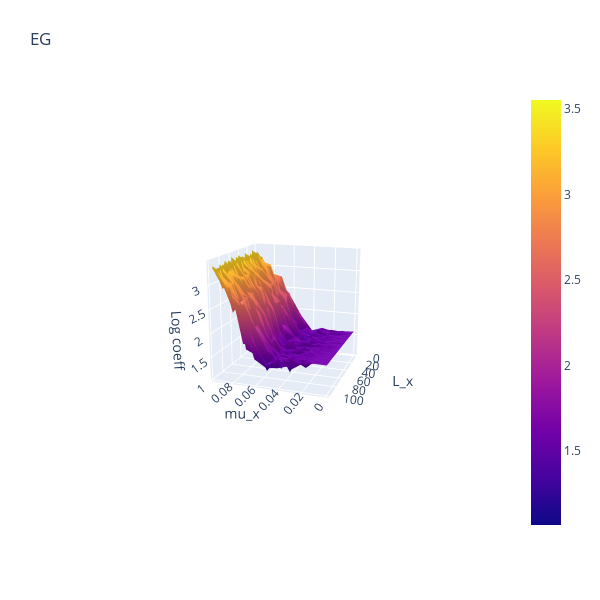

Notebook code for this chart:
### Code cell
z = coefs["EG"]
camera = dict(
    up=dict(x=0, y=0, z=1),
    center=dict(x=0, y=0, z=0),
    eye=dict(x=-1.5, y=1.5, z=1.5)
)
fig = go.Figure()
fig.add_trace(go.Surface(z=z, x=MU_RANGE, y=L_RANGE))
fig.update_layout(title='EG', autosize=False,
                  width=600, height=600,
                  margin=dict(l=65, r=50, b=65, t=90),
                  scene=dict(xaxis=dict(title="mu_x"),
                             yaxis=dict(title="L_x"),
                             zaxis=dict(title="Log coeff"),
                             camera=camera
                            ),
                 )
fig.show()

### Figure 1 — Plotly figure (JSON) as saved in the notebook; plotly's stock layout.template omitted (floating-point values rounded to 4 significant figures; data arrays with more than 128 entries replaced by an {"elided": "..."} marker saying what was removed)
{"data": [{"type": "surface", "x": [1e-05, 0.01011, 0.02021, 0.03031, 0.04041, 0.05051, 0.06062, 0.07072, 0.08082, 0.09092, 0.101, 0.1111, 0.1212, 0.1313, 0.1414, 0.1515, 0.1616, 0.1717, 0.1818, 0.1919, 0.202, 0.2121, 0.2222, 0.2323, 0.2424, 0.2525, 0.2626, 0.2727, 0.2828, 0.2929, 0.303, 0.3131, 0.3232, 0.3333, 0.3434, 0.3535, 0.3636, 0.3737, 0.3838, 0.3939, 0.404, 0.4141, 0.4242, 0.4343, 0.4445, 0.4546, 0.4647, 0.4748, 0.4849, 0.495, 0.5051, 0.5152, 0.5253, 0.5354, 0.5455, 0.5556, 0.5657, 0.5758, 0.5859, 0.596, 0.6061, 0.6162, 0.6263, 0.6364, 0.6465, 0.6566, 0.6667, 0.6768, 0.6869, 0.697, 0.7071, 0.7172, 0.7273, 0.7374, 0.7475, 0.7576, 0.7677, 0.7778, 0.7879, 0.798, 0.8081, 0.8182, 0.8283, 0.8384, 0.8485, 0.8586, 0.8687, 0.8788, 0.8889, 0.899, 0.9091, 0.9192, 0.9293, 0.9394, 0.9495, 0.9596, 0.9697, 0.9798, 0.9899, 1], "y": [1, 2, 3, 4, 5, 6, 7, 8, 9, 10, 11, 12, 13, 14, 15, 16, 17, 18, 19, 20, 21, 22, 23, 24, 25, 26, 27, 28, 29, 30, 31, 32, 33, 34, 35, 36, 37, 38, 39, 40, 41, 42, 43, 44, 45, 46, 47, 48, 49, 50, 51, 52, 53, 54, 55, 56, 57, 58, 59, 60, 61, 62, 63, 64, 65, 66, 67, 68, 69, 70, 71, 72, 73, 74, 75, 76, 77, 78, 79, 80, 81, 82, 83, 84, 85, 86, 87, 88, 89, 90, 91, 92, 93, 94, 95, 96, 97, 98, 99, 100], "z": {"elided": "100x100 float values"}}], "layout": {"autosize": false, "height": 600, "margin": {"b": 65, "l": 65, "r": 50, "t": 90}, "scene": {"aspectmode": "auto", "aspectratio": {"x": 1, "y": 1, "z": 1}, "camera": {"center": {"x": 0, "y": 0, "z": 0}, "eye": {"x": -1.451, "y": 4.172, "z": 1.219}, "projection": {"type": "perspective"}, "up": {"x": 0, "y": 0, "z": 1}}, "xaxis": {"title": {"text": "mu_x"}, "type": "linear"}, "yaxis": {"title": {"text": "L_x"}, "type": "linear"}, "zaxis": {"title": {"text": "Log coeff"}, "type": "linear"}}, "title": {"text": "EG"}, "width": 600}}
